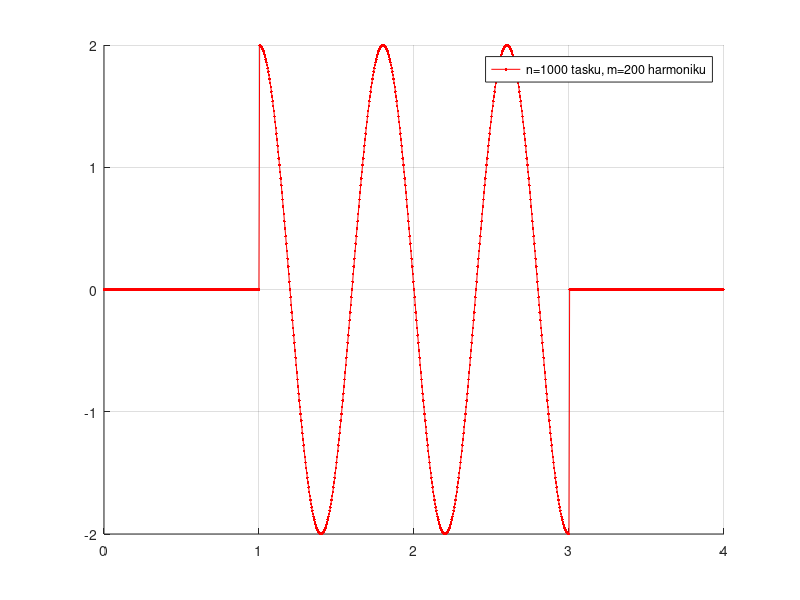
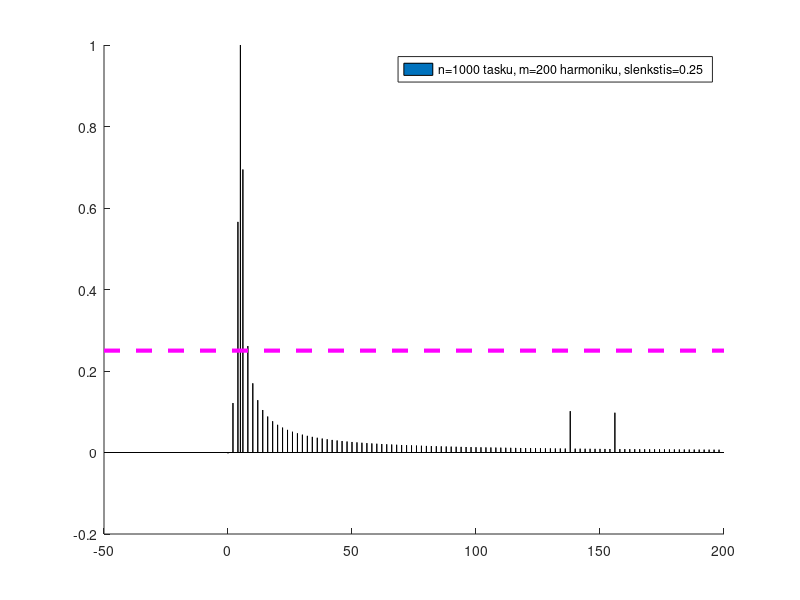
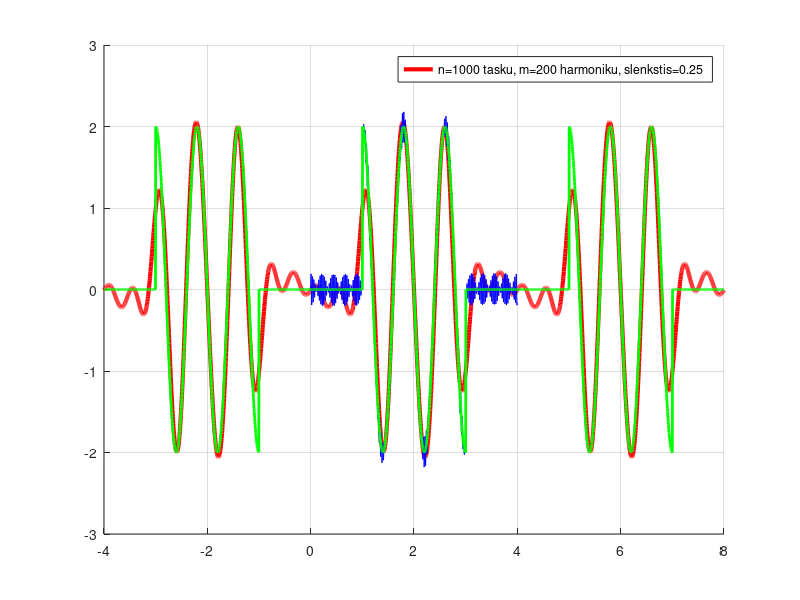
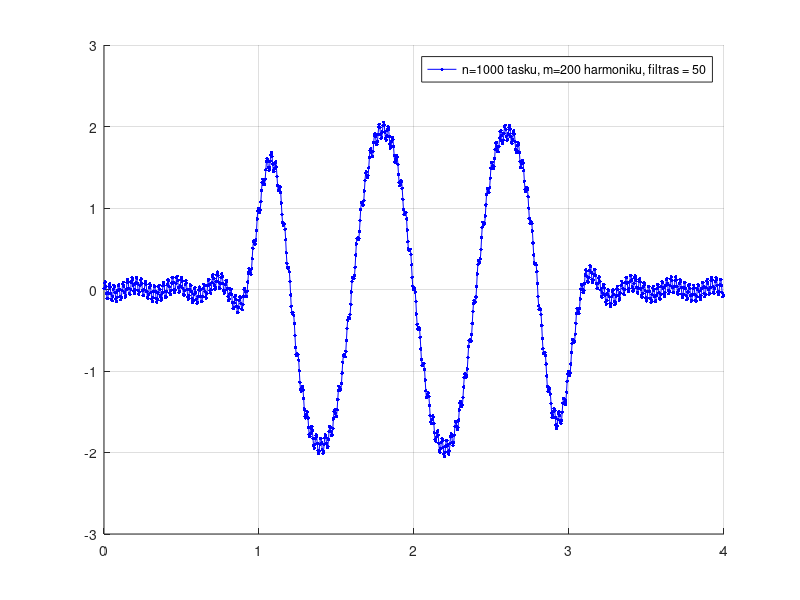

The MATLAB source for these figures, in order:
%
%   Viename periode aprasytai funkcijai atliekama diskrecioji Furje
%   transformacija
%

function main
clc,close all,clear all
n=1000; % tasku skaicius
m=200;
M=2*m-1;    % m - harmoniku skaicius,M -koeficientu skaicius
if M > n, '*********per didelis harmoniku skaicius';end
T=4;		%periodas
slenkstis=0.25 ; % harmoniku amplitudziu slenkstis triuksmu filtravimu
dt=T/n;
N=1000; % vaizdavimo tasku skaicius
dttt=T/N;

t=[0:dt:T-dt];
ttt=[-T:dttt:2*T];

% disp('kontrole:'),disp(sum(fC(3,T,t).*fC(0,T,t)))

fff=fnk(T,t); % apskaiciuojame ir pavaizduojame duota tasku seka 
fffg=fnk2(T,t);
fff2=fnk2(T,ttt);
figure(1),hold on,grid on, plot(t,fffg,'r.-');
legend(sprintf('n=%d tasku, m=%d harmoniku',n,m))
figure(7),hold on,grid on,plot(t,fff,'b.-','MarkerSize',8);
legend(sprintf('n=%d tasku, m=%d harmoniku',n,m))

ac0=dot(fff,fC(0,T,t))/n;
for i=1:m-1
    ac(i)=dot(fff,fC(i,T,t))*2/n;
    as(i)=dot(fff,fS(i,T,t))*2/n;
end
figure(2),hold on
bar(0:m-1,[ac0,sqrt(ac.^2+as.^2)],0.01)
xx=axis; plot([xx(1),xx(2)],slenkstis*[1 1],'m--','LineWidth',3); % braizo slenkscio linija
legend(sprintf('n=%d tasku, m=%d harmoniku, slenkstis=%g ',n,m,slenkstis))


fffz=ac0*fC(0,T,ttt)
frequencies=[1:m-1];
% frequencies=[1:3,5,6,10,30,50];
for i=frequencies
    if sqrt(ac(i)^2+as(i)^2) > slenkstis
        fffz=fffz+ac(i)*fC(i,T,ttt)+as(i)*fS(i,T,ttt);    
    end
end

figure(3),hold on,grid on, plot(ttt,fffz,'r-','LineWidth',3);plot(t,fff,'b-');plot(ttt,fff2,'g-','LineWidth',2);
legend(sprintf('n=%d tasku, m=%d harmoniku, slenkstis=%g ',n,m,slenkstis))
%--------------------------------------------------------------------------
Y = fft(fnk(T,t))
Pyy = sqrt(Y.* conj(Y));
filt = 50;  %daznis filtravimui
ind=Pyy<filt;
Y(ind)=0;
yt=ifft(Y);
figure(4),hold on,grid on,plot(t,yt,'b.-','MarkerSize',8);
legend(sprintf('n=%d tasku, m=%d harmoniku, filtras = %d',n,m, filt))
%--------------------------------------------------------------------------
for i=1:filt
    ac_daz(i)=dot(fff,fC(i,T,t))*2/n;
    as_daz(i)=dot(fff,fS(i,T,t))*2/n;
end
for i=1:m-1-filt-1
    ac_daz1(i)=dot(fff,fC(i+1+filt,T,t))*2/n;
    as_daz1(i)=dot(fff,fS(i+1+filt,T,t))*2/n;
end

figure(5),title('Harmoniku amplitudes ir daznio slenkstis'),hold on
    bar(0:filt,[ac0,sqrt(ac_daz.^2+as_daz.^2)],'FaceColor', 'r','EdgeColor','r', 'BarWidth', 0.001)
    bar(filt+1:m-1,[ac0,sqrt(ac_daz1.^2+as_daz1.^2)],'FaceColor', 'b','EdgeColor','b', 'BarWidth', 0.001)
legend('Nefiltruojami dazniai', 'Filtruojami dazniai');
%-----------------------------------------------------------------
fffz1=ac0*fC(0,T,ttt)
frequencies=[1:filt];
% frequencies=[1:3,5,6,10,30,50];
for i=frequencies
        fffz1=fffz1+ac(i)*fC(i,T,ttt)+as(i)*fS(i,T,ttt);    
end

figure(6),hold on,grid on, plot(ttt,fffz1,'r','LineWidth',2);plot(t,fff,'b-','LineWidth',1);plot(ttt,fff2,'g-')
legend(sprintf('n=%d tasku, m=%d harmoniku, filtras=%g ',n,m,filt))

return
end

function c=fC(i,T,t), if i==0,c=1*cos(0*t); else, c=cos(2*pi*i/T*t); end, return, end
function s=fS(i,T,t), s=sin(2*pi*i/T*t); return, end
 function rez=fnk(T,t),
 rez=(1-sign(cos(2*pi*t/T))).*sin(2*pi*5*t/T) + 0.09.*sin(2*pi*156*t/T) + 0.11.*sin(2*pi*138*t/T); return, end %su triuksmais 
function rez=fnk2(T,t),
 rez=(1-sign(cos(2*pi*t/T))).*sin(2*pi*5*t/T); return, end %be triuksmu
